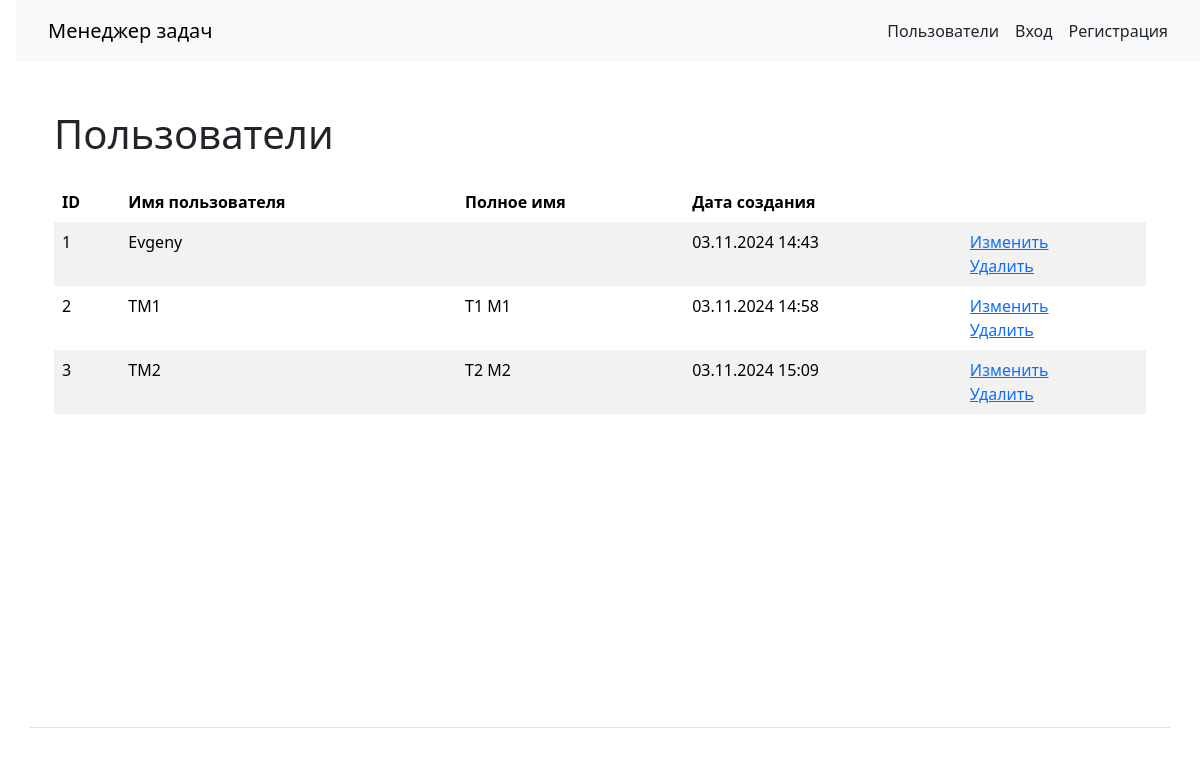
Before: /users/ with the older database file.
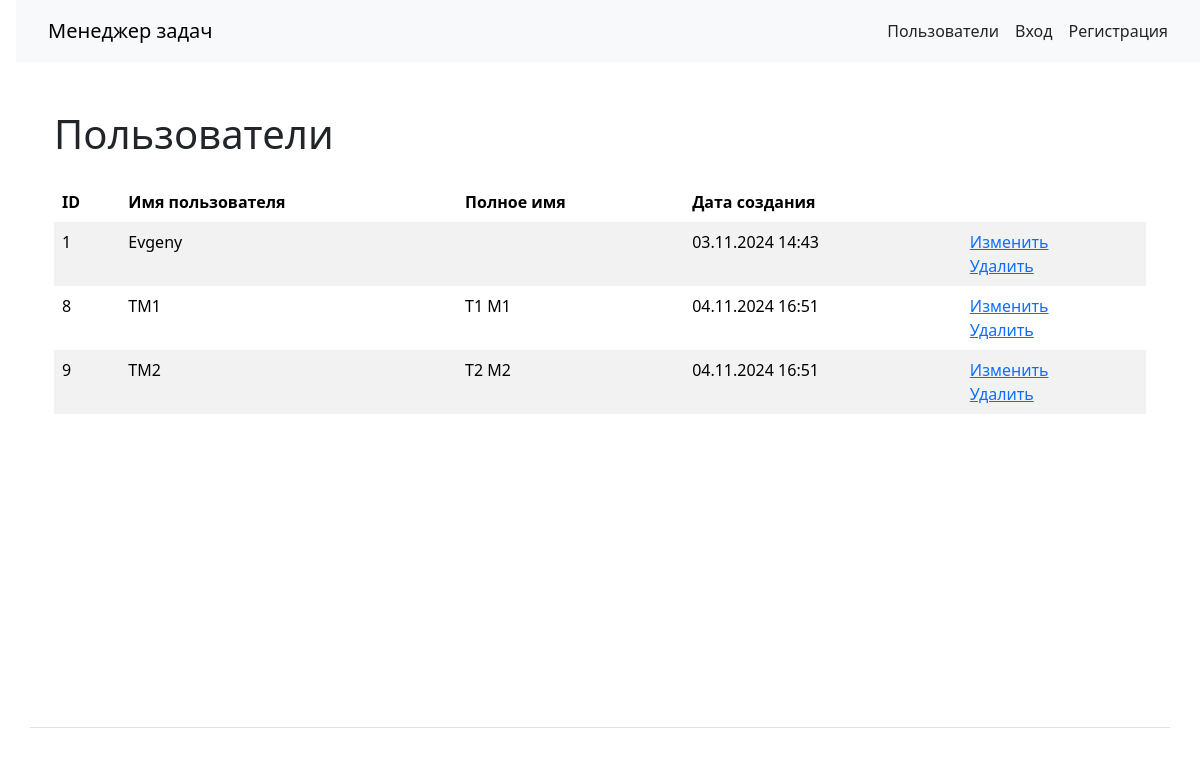
After: the same page with the newer database file.
### task_manager/users/models.py (models this page shows, shortened)
class User(AbstractUser):
    created_at = models.DateTimeField(auto_now_add=True)

### task_manager/users/views.py (the view)
# urls.py: path('', UsersListView.as_view(), name='users'),
class UsersListView(ListView):
    model = User
    template_name = 'users/users.html'
    context_object_name = 'users'

### task_manager/templates/users/users.html
{% extends 'base.html' %}
{% block content %}
<div class="container wrapper flex-grow-1">
  <h1 class="my-4">Пользователи</h1>
  <table class="table table-striped table-borderless my-4">
    <thead class="thead-dark bg-warning" style="--bs-bg-opacity: .5;">
    <tr>
      <th>ID</th>
      <th>Имя пользователя</th>
      <th>Полное имя</th>
      <th>Дата создания</th>
      <th></th>
      </tr>
    </thead>
    <tbody>
      {% if users %}
        {% for user in users %}
          <tr>
            <td>{{ user.id }}</td>
            <td>{{ user.username }}</td>
            <td>{{ user.first_name }} {{ user.last_name }}</td>
            <td>{{ user.created_at|date:"d.m.Y H:i" }}</td>
            <td>
              <a href="{% url 'user_update' user.id %}">Изменить</a>
              <br>
              <a href="{% url 'user_delete' user.id %}">Удалить</a>
            </td>
          </tr>
        {% endfor %}
      {% else %}
        <tr>
          <td colspan="4">
            Зарегистрированных пользователей нет
          </td>
        </tr>
      {% endif %}
    </tbody>
  </table>
</div>
{% endblock %}

### task_manager/templates/base.html (shortened to what this page needs)
<!DOCTYPE html>
<html lang="en">
<head>
  {% load django_bootstrap5 %}
  {% bootstrap_css %}
</head>
<body class="d-flex flex-column min-vh-100">
  <header>
    <nav class="navbar navbar-light-lg px-4 d-flex bd-highlight bg-light text-dark ms-3">
      <div class="p-2 flex-grow-1">
        <a class="navbar-brand" href="{% url 'index' %}">Менеджер задач</a>
      </div>
      <div class="p-2">
        <a class="nav-link" href="{% url 'users' %}">Пользователи</a>
      </div>
      {% if request.user.is_authenticated %}
        <div class="p-2">
          <a class="nav-link" href="{% url 'status_list' %}">Статусы</a>
        </div>
        <div class="p-2">
          <a class="nav-link">Метки</a>
        </div>
        <div class="p-2">
          <a class="nav-link">Задачи</a>
        </div>
        <div class="p-2">
          <form action="{% url 'logout' %}" method="post">
            {% csrf_token %}
            <input class="btn nav-link" type="submit" value='Выход'>
          </form>
        </div>
      {% else %}
        <div class="p-2">
          <a class="nav-link" href="{% url 'login' %}">Вход</a>
        </div>
        <div class="p-2">
          <a class="nav-link" href="{% url 'user_create' %}">Регистрация</a>
        </div>
      {% endif %}
    </nav>
  </header>
  <main class="container wrapper flex-grow-1 my-4">
    {% block content %}{% endblock %}
  </main>
  <footer>
    <div class="container my-5 pt-4 border-top">
    </div>
  </footer>
</body>
</html>

Changed rows visible on the page:
removed User: id "2", username "TM1", first_name "T1", last_name "M1", created_at "03.11.2024 14:58"
removed User: id "3", username "TM2", first_name "T2", last_name "M2", created_at "03.11.2024 15:09"
added User: id "8", username "TM1", first_name "T1", last_name "M1", created_at "04.11.2024 16:51"
added User: id "9", username "TM2", first_name "T2", last_name "M2", created_at "04.11.2024 16:51"
